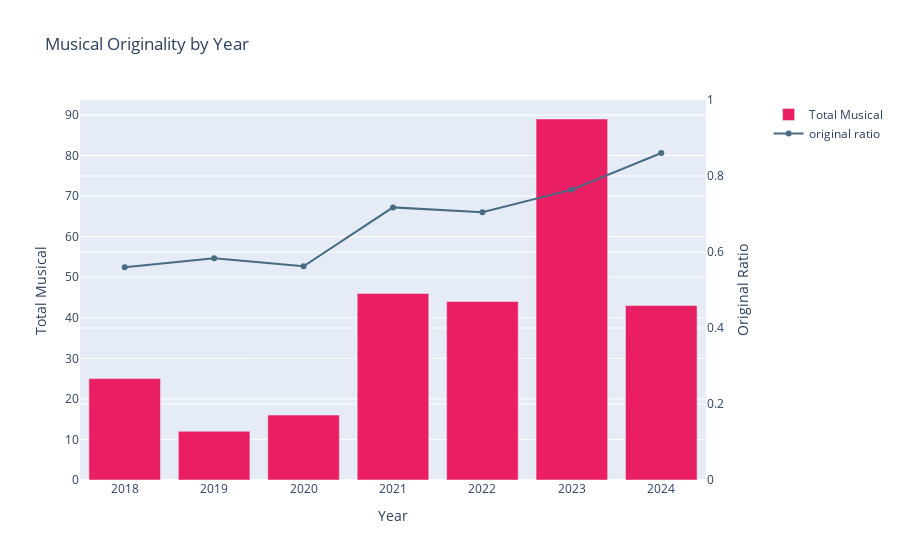

The notebook cell this image was saved under:
### Code cell
# get data
musicals = get_table_data(cur=cur,table_names= ["musicals"] )["musicals"]

musicals["premiere_date"] = pd.to_datetime(musicals["premiere_date"])
musicals["year"] = musicals["premiere_date"].dt.year
musicals = musicals[musicals["year"] > 2017]

year_musical_df = pd.DataFrame(musicals.groupby("year").agg({
    'musical_id': 'count',
    'is_original': 'sum',
}))
year_musical_df["imitation_musical_number"] = year_musical_df["musical_id"] - year_musical_df["is_original"]
year_musical_df["original_musical_ratio"] = year_musical_df["is_original"] / year_musical_df["musical_id"]
year_musical_df.reset_index(inplace=True)

fig_musical_originality = go.Figure()

fig_musical_originality.add_trace(go.Bar(
    x=year_musical_df["year"],
    y=year_musical_df["musical_id"],
    name="Total Musical",
    marker=dict(color="#E91E63"),
    yaxis="y2"

))
fig_musical_originality.add_trace(go.Scatter(
    x=year_musical_df["year"],
    y=year_musical_df["original_musical_ratio"],
    name="original ratio",
    mode='lines+markers',
    marker=dict(color="#466b82"),
    yaxis="y"
))

fig_musical_originality.update_layout(
    title="Musical Originality by Year",
    yaxis=dict(title="Original Ratio",side="right",overlaying="y2",range=[0,1]),
    yaxis2=dict(title="Total Musical",side="left"),
    legend=dict(x=1.1, y=1),
    autosize=True,
    xaxis=dict(title="Year"),
)

fig_musical_originality.show()

### Figure 1 — Plotly figure (JSON) as saved in the notebook; plotly's stock layout.template omitted (floating-point values rounded to 4 significant figures)
{"data": [{"marker": {"color": "#E91E63"}, "name": "Total Musical", "type": "bar", "x": [2018, 2019, 2020, 2021, 2022, 2023, 2024], "y": [25, 12, 16, 46, 44, 89, 43], "yaxis": "y2"}, {"marker": {"color": "#466b82"}, "mode": "lines+markers", "name": "original ratio", "type": "scatter", "x": [2018, 2019, 2020, 2021, 2022, 2023, 2024], "y": [0.56, 0.5833, 0.5625, 0.7174, 0.7045, 0.764, 0.8605], "yaxis": "y"}], "layout": {"autosize": true, "legend": {"x": 1.1, "y": 1}, "title": {"text": "Musical Originality by Year"}, "xaxis": {"title": {"text": "Year"}}, "yaxis": {"overlaying": "y2", "range": [0, 1], "side": "right", "title": {"text": "Original Ratio"}}, "yaxis2": {"side": "left", "title": {"text": "Total Musical"}}}}
